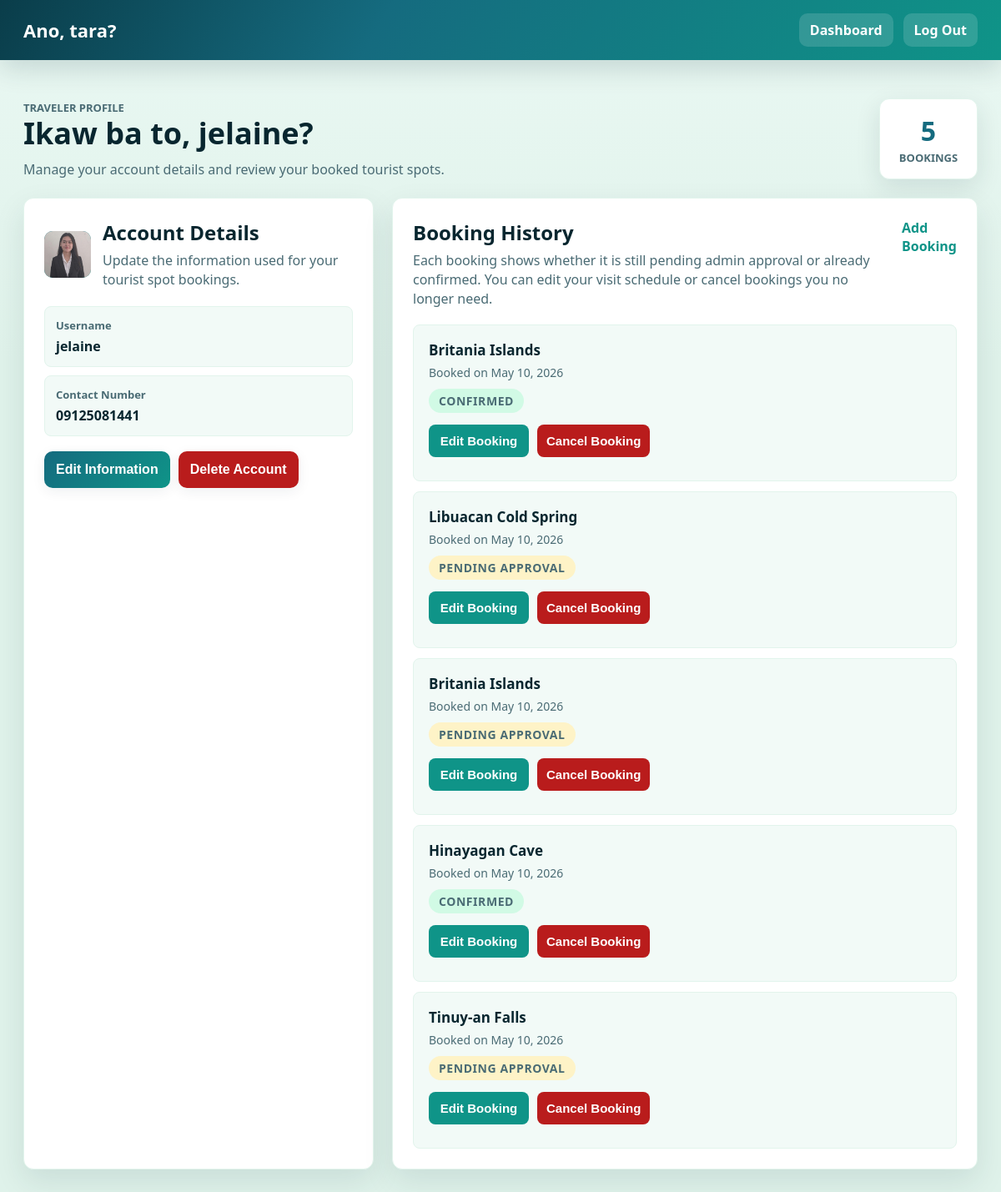
The app's page /profile (signed in) with its own data.
### app.py (models this page shows)
class User(db.Model):
    id = db.Column(
        db.Integer,
        primary_key=True
    )
    username = db.Column(
        db.String(100),
        unique=True,
        nullable=False
    )
    password = db.Column(
        db.String(255),
        nullable=False
    )
    contact_number = db.Column(
        db.String(20),
        nullable=False
    )
    profile_picture = db.Column(
        db.String(255),
        nullable=True
    )
    bookings = db.relationship(
        'Booking',
        backref='user',
        lazy=True
    )

class Booking(db.Model):
    id = db.Column(
        db.Integer,
        primary_key=True
    )
    tourist_spot = db.Column(
        db.String(200),
        nullable=False
    )
    booking_date = db.Column(
        db.DateTime,
        default=datetime.datetime.utcnow
    )
    desired_date = db.Column(
        db.Date,
        nullable=True
    )
    desired_time = db.Column(
        db.Time,
        nullable=True
    )
    accommodation_check_in = db.Column(
        db.Date,
        nullable=True
    )
    accommodation_check_in_time = db.Column(
        db.Time,
        nullable=True
    )
    user_id = db.Column(
        db.Integer,
        db.ForeignKey('user.id'),
        nullable=False
    )
    status = db.Column(
        db.String(20),
        nullable=False,
        default='pending'
    )

### app.py (the view)
@app.route('/profile')
def profile():
    if 'user_id' not in session:
        return redirect(
            url_for('welcome')
        )
    user = User.query.get(
        session['user_id']
    )
    bookings = Booking.query.filter_by(
        user_id=user.id
    ).order_by(
        Booking.booking_date.desc()
    ).all()
    return render_template(
        'profile.html',
        user=user,
        bookings=bookings
    )

### templates/profile.html (shortened to what this page needs)
<!DOCTYPE html>
<html lang="en">
<head>
    <link rel="stylesheet" href="{{ url_for('static', filename='css/style.css') }}">
</head>
<body>
<main class="profile-page">
    <nav class="navbar dashboard-nav">
        <a href="/dashboard" class="nav-brand">
            Ano, tara?
        </a>
        <div class="nav-actions">
            <a href="/dashboard">
                Dashboard
            </a>
            <a href="/logout">
                Log Out
            </a>
        </div>
    </nav>
    <section class="profile-header">
        <div>
            <p class="dashboard-kicker">
                Traveler profile
            </p>
            <h1>
                Ikaw ba to, {{ user.username }}?
            </h1>
            <p>
                Manage your account details and review your booked tourist spots.
            </p>
        </div>
        <div class="booking-count">
            {{ bookings|length }}
            <span>bookings</span>
        </div>
    </section>
    <section class="profile-grid">
        <div class="profile-box account-panel">
            <div class="account-heading">
                <div class="account-avatar" aria-hidden="true">
                    {% if user.profile_picture %}
                        <img src="{{ url_for('static', filename=user.profile_picture) }}"
                        alt="">
                    {% else %}
                        {{ user.username[:1]|upper }}
                    {% endif %}
                </div>
                <div>
                    <h2>
                        Account Details
                    </h2>
                    <p>
                        Update the information used for your tourist spot bookings.
                    </p>
                </div>
            </div>
            <div class="account-summary">
                <div>
                    <span>Username</span>
                    <strong>{{ user.username }}</strong>
                </div>
                <div>
                    <span>Contact Number</span>
                    <strong>{{ user.contact_number }}</strong>
                </div>
            </div>
            <div class="account-button-row">
                <button type="button" class="edit-info-btn" id="editInfoButton">
                    Edit Information
                </button>
                <form action="/delete-account" method="POST" class="delete-form needs-confirmation">
                    <button type="submit" class="danger-btn">
                        Delete Account
                    </button>
                </form>
            </div>
        </div>
        <div class="profile-box bookings-panel">
            <div class="panel-heading">
                <div>
                    <h2>
                        Booking History
                    </h2>
                    <p>
                        Each booking shows whether it is still pending admin approval or already confirmed. You can edit your visit schedule or cancel bookings you no longer need.
                    </p>
                </div>
                <a href="/dashboard">
                    Add Booking
                </a>
            </div>
            {% if bookings %}
            <div class="booking-list">
                {% for booking in bookings %}
                <article class="booking-item">
                    <div class="booking-summary-row">
                        <div class="booking-summary">
                            <strong>
                                {{ booking.tourist_spot }}
                            </strong>
                            <span>
                                Booked on {{ booking.booking_date.strftime('%B %d, %Y') }}
                            </span>
                            {% set st = (booking.status or 'pending')|lower %}
                            <span class="booking-status booking-status--{{ st }}" aria-label="Booking status">
                                {% if st == 'confirmed' %}
                                    Confirmed
                                {% else %}
                                    Pending approval
                                {% endif %}
                            </span>
                        </div>
                    </div>
                    <div class="booking-button-row">
                        <button type="button" class="edit-booking-btn" data-booking-id="{{ booking.id }}">
                            Edit Booking
                        </button>
                        <form action="/delete-booking/{{ booking.id }}" method="POST" class="booking-delete-form needs-confirmation">
                            <button type="submit">
                                Cancel Booking
                            </button>
                        </form>
                    </div>
                </article>
                {% endfor %}
            </div>
            {% endif %}
        </div>
    </section>
</main>
</body>
</html>

### records on screen
User: username "jelaine", profile_picture (picture), contact_number "09125081441"
Booking: tourist_spot "Britania Islands", booking_date "May 10, 2026", shows "CONFIRMED"
Booking: tourist_spot "Libuacan Cold Spring", booking_date "May 10, 2026", shows "PENDING APPROVAL"
Booking: tourist_spot "Britania Islands", booking_date "May 10, 2026", shows "PENDING APPROVAL"
Booking: tourist_spot "Hinayagan Cave", booking_date "May 10, 2026", shows "CONFIRMED"
Booking: tourist_spot "Tinuy-an Falls", booking_date "May 10, 2026", shows "PENDING APPROVAL"

### other values on screen
{{ bookings|length }} "5"
